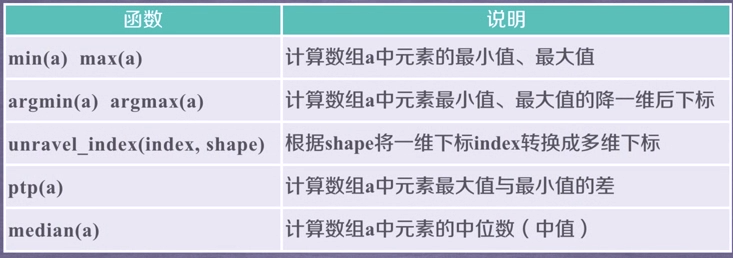
#> input picture np&pd/imgs/Snipaste_2020-03-29_01-58-24.png, 733 x 258 px
$ jupyter execute --allow-errors np.ipynb
#> lines starting #> are read from the running program, lines starting #| are printed output that depends on the picture
# numpy:

[cell 1]
import numpy as np

[cell 2]
a = np.array([1, 2, 3, 4])
b = np.array([5, 6, 7, 8])
c = a ** 2 + b ** 3
c

[cell 3]
a

## ndarray

axis(轴):数据的维度

rank(秩):轴的数量

### 基本属性:

[cell 4]
a.ndim

[cell 5]
a.shape

[cell 6]
a.size

[cell 7]
a.dtype

[cell 8]
a.itemsize

### ndarray的元素类型:

### ndarray创建方法:

[cell 9]
np.arange(10)

[cell 10]
np.zeros([3, 3], dtype=np.float32)

[cell 11]
np.ones([3, 3], dtype=np.float32)

[cell 12]
np.full(shape=[3, 3], fill_value=3.14, dtype=np.float32)

[cell 13]
np.eye(3)

[cell 14]
np.zeros_like(a)

[cell 15]
np.ones_like(b)

[cell 16]
np.concatenate((a, b))

### ndarray改变维度

[cell 17]
x = np.ones([2, 2, 2])
x

[cell 18]
x.reshape([2, 4])

[cell 19]
x.flatten()

### ndarray.astype(): 更换数据类型

会创建新数组,不修改原数组

[cell 20]
x.astype(np.int32)

### ndarray.tolist: 转为列表

[cell 21]
x.tolist()

### ndarray索引和切片

[cell 22]
a = np.zeros([3, 3, 3])
a

[cell 23]
a[0], a[0, 0], a[0, 0, 0]

[cell 24]
a[0, 0, 0:2:2]

[cell 25]
b = np.arange(64).reshape(4, 4, 4)
b

[cell 26]
b[0, 0, ::2]

[cell 27]
b[:, :, ::2]

[cell 28]
b[..., ::2]

### ndarray的一元函数计算

[cell 29]
b.mean()

[cell 30]
b / b.mean()

[cell 31]
b.var()

[cell 32]
b.std()

### ndarray的一元函数计算

[cell 33]
a = np.arange(64).reshape(4, 4, 4)
b = np.arange(64).reshape(4, 4, 4)
a, b

[cell 34]
np.maximum(a, b)

[cell 35]
np.mod(a, b)

### ndarray的文件存取

[cell 36]
np.savez('array_archive.npz', a=a, b=b)

[cell 37]
file = np.load('array_archive.npz')

[cell 38]
file['a'], file['b']

### ndarray伪随机数生成

[cell 39]
samples = np.random.normal(size=[2, 2, 2])
samples

[cell 40]
# 全局随机种子
np.random.seed(666)
np.random.random([2, 2])

[cell 41]
# 局部随机种子
rng = np.random.RandomState(1234)
rng.randn(10)

### ndarray的统计函数

[cell 42]
b.var()

[cell 43]
b.std()

[cell 44]
np.argmax(a), np.argmin(x)

[cell 45]
np.unravel_index(np.argmax(x), x.shape)

[cell 46]
np.gradient(samples)

[cell 47]
from PIL import Image

[cell 48]
img = np.array(Image.open('./imgs/Snipaste_2020-03-29_01-58-24.png'))
#> img is the input picture: shape (258, 733, 3); mean R, G, B 204.4, 212.4, 223.8
img.shape
#> Out = (258, 733, 3)

[cell 49]
img.dtype

[cell 50]
b = [255, 255, 255] - img
b

[cell 51]
img = Image.fromarray(b.astype('uint8'))
#> img: PIL image 733x258 RGB
img.save('1.jpg')

[cell 52]
img = np.array(Image.open('./imgs/Snipaste_2020-03-29_01-58-24.png').convert('L'))
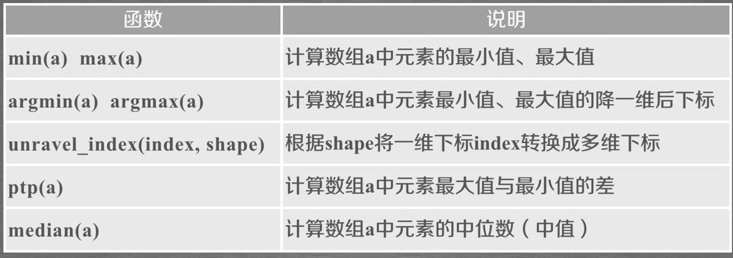
#> img: shape (258, 733); min 68, max 255, mean 211
b = 255 - img
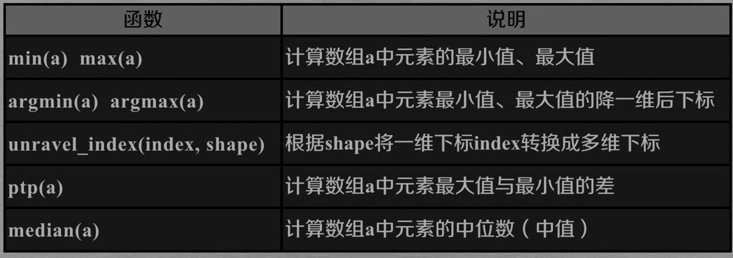
#> b: shape (258, 733); min 0, max 187, mean 44
b

[cell 53]
img = Image.fromarray(b.astype('uint8'))
img.save('2.jpg')

[cell 54]
img = np.array(Image.open('./imgs/Snipaste_2020-03-29_01-58-24.png').convert('L'))
b = (100 / 255) * img + 150
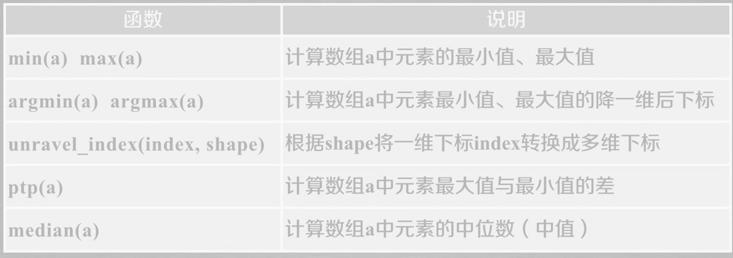
#> b: shape (258, 733) float64; min 176.7, max 250, mean 232.8
img = Image.fromarray(b.astype('uint8'))
#> img: PIL image 733x258 L
img.save('3.jpg')

## 手绘风格图片变换

#> (a cell that did not finish here is left out)

[cell 56]
depth = 10
#> depth = 10
grad = np.gradient(img)
#> grad = 2 items
grad_x, grad_y = grad
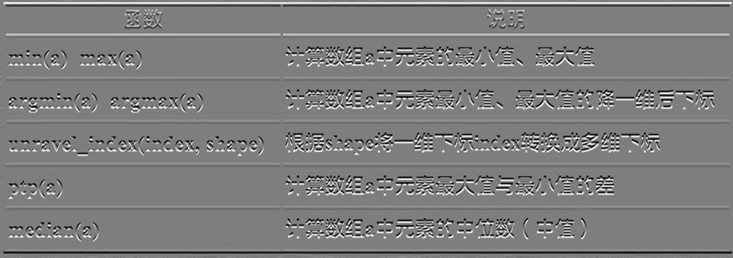
#> grad_x: shape (258, 733) float64; min -33.5, max 34, mean 0; drawn with min black and max white
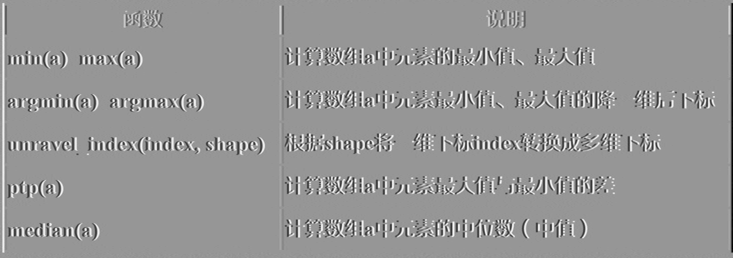
#> grad_y: shape (258, 733) float64; min -50, max 35, mean 0; drawn with min black and max white

[cell 57]
grad_x = grad_x * depth / 100
grad_y = grad_y * depth / 100
A = np.sqrt(grad_x ** 2 + grad_y ** 2 + 1)
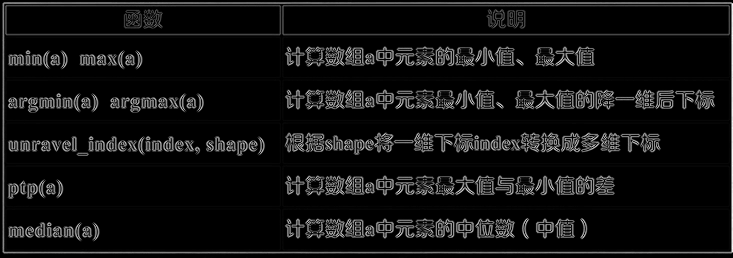
#> A: shape (258, 733) float64; min 1, max 5.1, mean 1.29; drawn with min black and max white

[cell 58]
uni_x = grad_x / A
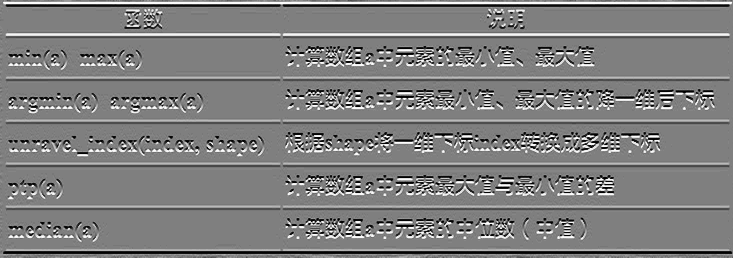
#> uni_x: shape (258, 733) float64; min -0.956, max 0.959, mean 9.21e-05; drawn with min black and max white
uni_y = grad_y / A
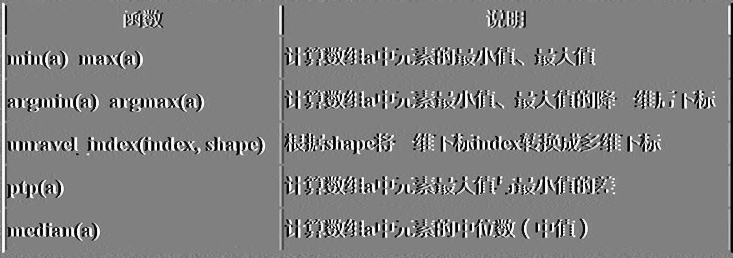
#> uni_y: shape (258, 733) float64; min -0.981, max 0.96, mean 0.000194; drawn with min black and max white
uni_z = 1. / A
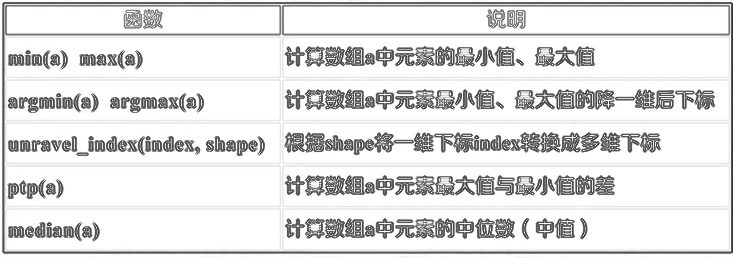
#> uni_z: shape (258, 733) float64; min 0.196, max 1, mean 0.882

[cell 59]
vec_el = np.pi / 2.2
vec_az = np.pi / 4.

[cell 60]
dx = np.cos(vec_el) * np.cos(vec_az)
dy = np.cos(vec_el) * np.sin(vec_az)
dz = np.sin(vec_el)

[cell 61]
b = 255 * (dx * uni_x + dy * uni_y + dz * uni_z)
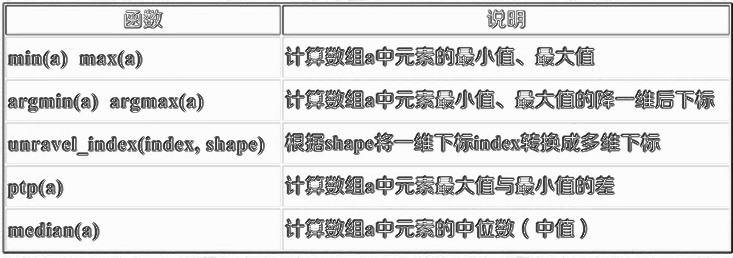
#> b: shape (258, 733) float64; min 23.06, max 255, mean 222.7
b = b.clip(0, 255)

[cell 62]
img = Image.fromarray(b.astype('uint8'))
img.save('4.jpg')

$ run again, with np&pd/imgs/Snipaste_2020-03-29_01-00-29.png copied over np&pd/imgs/Snipaste_2020-03-29_01-58-24.png
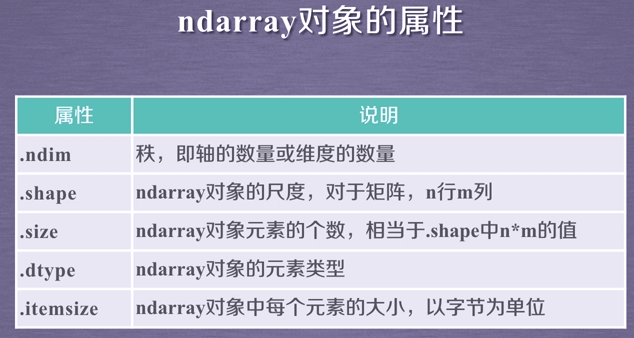
#> input picture np&pd/imgs/Snipaste_2020-03-29_01-00-29.png, 634 x 338 px
#> img is the input picture: shape (338, 634, 3); mean R, G, B 174.6, 180.1, 198.6
#> `b = (100 / 255) * img + 150`:
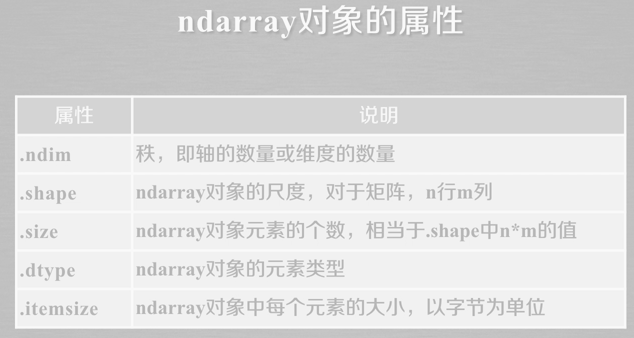
#> b: shape (338, 634) float64; min 164.1, max 250, mean 220.7
#> depth = 10
#> grad = 2 items
#> `b = 255 * (dx * uni_x + dy * uni_y + dz * uni_z)`:
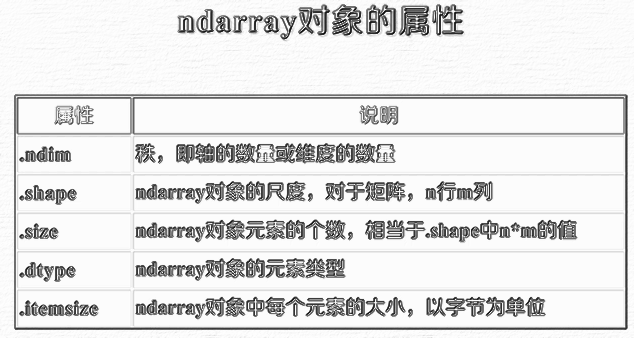
#> b: shape (338, 634) float64; min 11.98, max 255, mean 227.7

$ run again, with np&pd/imgs/Snipaste_2020-03-29_01-04-29.png copied over np&pd/imgs/Snipaste_2020-03-29_01-58-24.png
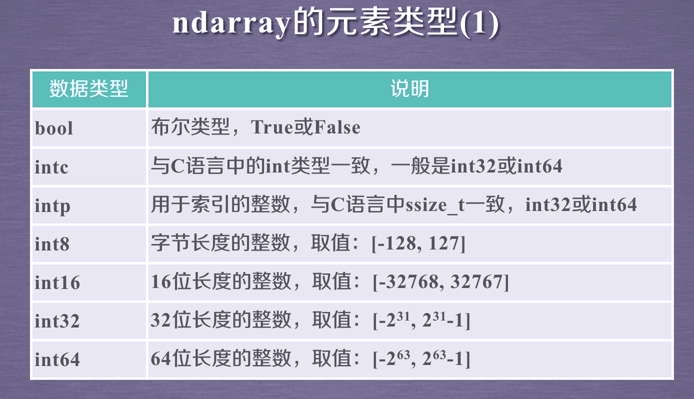
#> input picture np&pd/imgs/Snipaste_2020-03-29_01-04-29.png, 694 x 399 px
#> img is the input picture: shape (399, 694, 3); mean R, G, B 183.7, 187.6, 205
#> depth = 10
#> grad = 2 items
#> `b = 255 * (dx * uni_x + dy * uni_y + dz * uni_z)`:
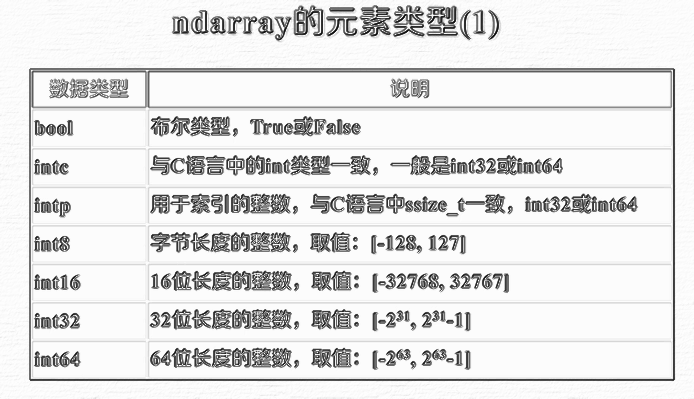
#> b: shape (399, 694) float64; min 10.19, max 255, mean 228.3
